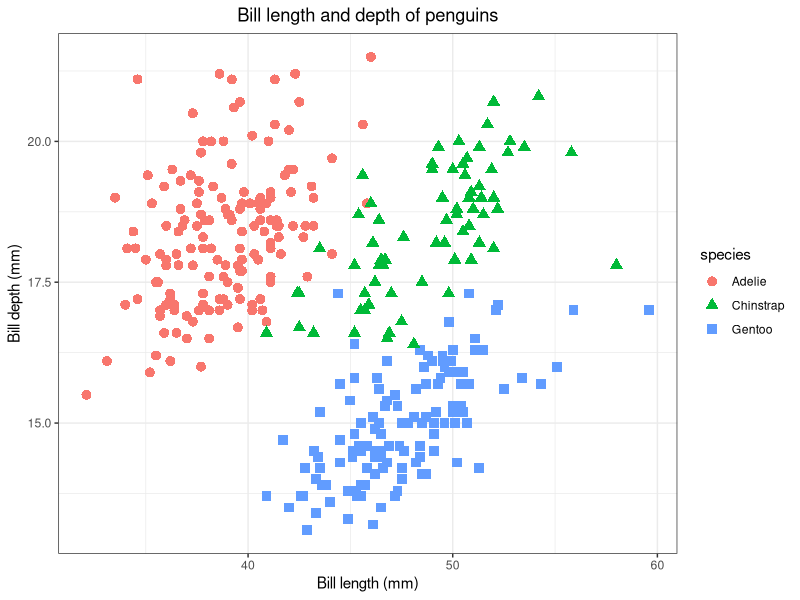

Write R code to recreate this figure.
# Load packages
library(palmerpenguins)
library(ggplot2)
library(dplyr)


# Make a Scatterplot
ggplot(data = penguins, aes(x = bill_length_mm, y = bill_depth_mm)) +
  geom_point(aes(
    color = species,
    shape = species
  ), size = 3) +
  labs(
    title = "Bill length and depth of penguins",
    x = "Bill length (mm)", y = "Bill depth (mm)"
  ) +
  theme_bw() +
  theme(plot.title = element_text(hjust = 0.5))

# Summarize the data
penguins |>
  group_by(species) |>
  summarise(
    mean_bill_length = mean(bill_length_mm, na.rm = TRUE),
    mean_bill_depth = mean(bill_depth_mm, na.rm = TRUE)
  ) |>
  arrange(mean_bill_length, mean_bill_depth) |>
  print()
